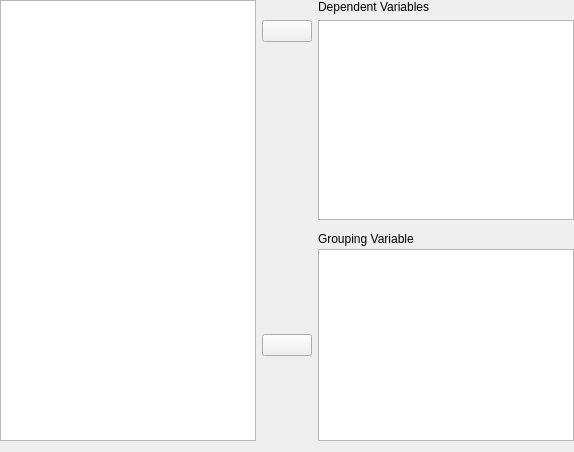
    <widget class="QWidget" name="topWidget" native="true">
     <property name="sizePolicy">
      <sizepolicy hsizetype="Preferred" vsizetype="Fixed">
       <horstretch>0</horstretch>
       <verstretch>0</verstretch>
      </sizepolicy>
     </property>
     <layout class="QGridLayout" name="gridLayout_8">
      <property name="leftMargin">
       <number>0</number>
      </property>
      <property name="topMargin">
       <number>0</number>
      </property>
      <property name="rightMargin">
       <number>0</number>
      </property>
      <property name="verticalSpacing">
       <number>3</number>
      </property>
      <item row="8" column="2">
       <widget class="boundSingleItemView" name="groupingVariable">
        <property name="sizePolicy">
         <sizepolicy hsizetype="Expanding" vsizetype="Fixed">
          <horstretch>0</horstretch>
          <verstretch>0</verstretch>
         </sizepolicy>
        </property>
        <property name="minimumSize">
         <size>
          <width>0</width>
          <height>0</height>
         </size>
        </property>
        <property name="maximumSize">
         <size>
          <width>16777215</width>
          <height>16777215</height>
         </size>
        </property>
       </widget>
      </item>
      <item row="7" column="2">
       <widget class="QLabel" name="label_5">
        <property name="sizePolicy">
         <sizepolicy hsizetype="Fixed" vsizetype="Fixed">
          <horstretch>0</horstretch>
          <verstretch>0</verstretch>
         </sizepolicy>
        </property>
        <property name="text">
         <string>Grouping Variable</string>
        </property>
       </widget>
      </item>
      <item row="0" column="0" rowspan="9">
       <widget class="AvailableFieldsListView" name="listAvailableFields">
        <property name="sizePolicy">
         <sizepolicy hsizetype="Expanding" vsizetype="Preferred">
          <horstretch>0</horstretch>
          <verstretch>0</verstretch>
         </sizepolicy>
        </property>
        <property name="maximumSize">
         <size>
          <width>16777215</width>
          <height>16777215</height>
         </size>
        </property>
        <property name="selectionMode">
         <enum>QAbstractItemView::ExtendedSelection</enum>
        </property>
       </widget>
      </item>
      <item row="3" column="1">
       <spacer name="verticalSpacer_2">
        <property name="orientation">
         <enum>Qt::Vertical</enum>
        </property>
        <property name="sizeHint" stdset="0">
         <size>
          <width>20</width>
          <height>40</height>
         </size>
        </property>
       </spacer>
      </item>
      <item row="2" column="1">
       <widget class="AssignButton" name="buttonAssignVariables">
        <property name="sizePolicy">
         <sizepolicy hsizetype="Fixed" vsizetype="Fixed">
          <horstretch>0</horstretch>
          <verstretch>0</verstretch>
         </sizepolicy>
        </property>
        <property name="minimumSize">
         <size>
          <width>50</width>
          <height>0</height>
         </size>
        </property>
        <property name="maximumSize">
         <size>
          <width>50</width>
          <height>16777215</height>
         </size>
        </property>
        <property name="text">
         <string/>
        </property>
       </widget>
      </item>
      <item row="8" column="1">
       <widget class="AssignButton" name="buttonAssignGroupingVariable">
        <property name="sizePolicy">
         <sizepolicy hsizetype="Fixed" vsizetype="Fixed">
          <horstretch>0</horstretch>
          <verstretch>0</verstretch>
         </sizepolicy>
        </property>
        <property name="minimumSize">
         <size>
          <width>50</width>
          <height>0</height>
         </size>
        </property>
        <property name="maximumSize">
         <size>
          <width>50</width>
          <height>16777215</height>
         </size>
        </property>
        <property name="text">
         <string/>
        </property>
       </widget>
      </item>
      <item row="0" column="2">
       <widget class="QLabel" name="label_4">
        <property name="sizePolicy">
         <sizepolicy hsizetype="Fixed" vsizetype="Fixed">
          <horstretch>0</horstretch>
          <verstretch>0</verstretch>
         </sizepolicy>
        </property>
        <property name="text">
         <string>Dependent Variables</string>
        </property>
       </widget>
      </item>
      <item row="2" column="2" rowspan="2">
       <widget class="BoundListView" name="variables">
        <property name="sizePolicy">
         <sizepolicy hsizetype="Expanding" vsizetype="Fixed">
          <horstretch>0</horstretch>
          <verstretch>0</verstretch>
         </sizepolicy>
        </property>
        <property name="minimumSize">
         <size>
          <width>0</width>
          <height>200</height>
         </size>
        </property>
        <property name="maximumSize">
         <size>
          <width>16777215</width>
          <height>200</height>
         </size>
        </property>
        <property name="selectionMode">
         <enum>QAbstractItemView::ExtendedSelection</enum>
        </property>
       </widget>
      </item>
     </layout>
    </widget>
